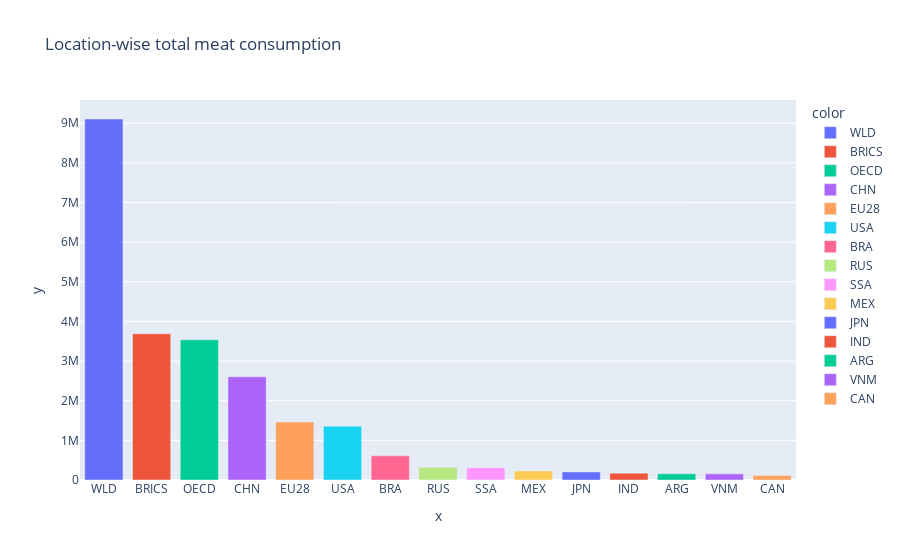

Notebook code for this chart:
### Markdown cell above
From the abpove figure, we can observe that **"WLD, BRICS, OECD, CHN, EU28" and "USA"** have very high meat consumptions. we can limit the graph to top 15 locations as follows

### Code cell
px.bar(val_count[:10],val_count[:15]['LOCATION'],val_count[:15]['Value'],color = val_count[:15]['LOCATION'],title = 'Location-wise total meat consumption')

### Figure 1 — Plotly figure (JSON) as saved in the notebook; plotly's stock layout.template omitted (floating-point values rounded to 4 significant figures)
{"data": [{"alignmentgroup": "True", "hovertemplate": "color=WLD<br>x=%{x}<br>y=%{y}<extra></extra>", "legendgroup": "WLD", "marker": {"color": "#636efa"}, "name": "WLD", "offsetgroup": "WLD", "orientation": "v", "showlegend": true, "textposition": "auto", "type": "bar", "x": ["WLD"], "xaxis": "x", "y": [9105000.0], "yaxis": "y"}, {"alignmentgroup": "True", "hovertemplate": "color=BRICS<br>x=%{x}<br>y=%{y}<extra></extra>", "legendgroup": "BRICS", "marker": {"color": "#EF553B"}, "name": "BRICS", "offsetgroup": "BRICS", "orientation": "v", "showlegend": true, "textposition": "auto", "type": "bar", "x": ["BRICS"], "xaxis": "x", "y": [3688000.0], "yaxis": "y"}, {"alignmentgroup": "True", "hovertemplate": "color=OECD<br>x=%{x}<br>y=%{y}<extra></extra>", "legendgroup": "OECD", "marker": {"color": "#00cc96"}, "name": "OECD", "offsetgroup": "OECD", "orientation": "v", "showlegend": true, "textposition": "auto", "type": "bar", "x": ["OECD"], "xaxis": "x", "y": [3536000.0], "yaxis": "y"}, {"alignmentgroup": "True", "hovertemplate": "color=CHN<br>x=%{x}<br>y=%{y}<extra></extra>", "legendgroup": "CHN", "marker": {"color": "#ab63fa"}, "name": "CHN", "offsetgroup": "CHN", "orientation": "v", "showlegend": true, "textposition": "auto", "type": "bar", "x": ["CHN"], "xaxis": "x", "y": [2604000.0], "yaxis": "y"}, {"alignmentgroup": "True", "hovertemplate": "color=EU28<br>x=%{x}<br>y=%{y}<extra></extra>", "legendgroup": "EU28", "marker": {"color": "#FFA15A"}, "name": "EU28", "offsetgroup": "EU28", "orientation": "v", "showlegend": true, "textposition": "auto", "type": "bar", "x": ["EU28"], "xaxis": "x", "y": [1464000.0], "yaxis": "y"}, {"alignmentgroup": "True", "hovertemplate": "color=USA<br>x=%{x}<br>y=%{y}<extra></extra>", "legendgroup": "USA", "marker": {"color": "#19d3f3"}, "name": "USA", "offsetgroup": "USA", "orientation": "v", "showlegend": true, "textposition": "auto", "type": "bar", "x": ["USA"], "xaxis": "x", "y": [1359000.0], "yaxis": "y"}, {"alignmentgroup": "True", "hovertemplate": "color=BRA<br>x=%{x}<br>y=%{y}<extra></extra>", "legendgroup": "BRA", "marker": {"color": "#FF6692"}, "name": "BRA", "offsetgroup": "BRA", "orientation": "v", "showlegend": true, "textposition": "auto", "type": "bar", "x": ["BRA"], "xaxis": "x", "y": [610100.0], "yaxis": "y"}, {"alignmentgroup": "True", "hovertemplate": "color=RUS<br>x=%{x}<br>y=%{y}<extra></extra>", "legendgroup": "RUS", "marker": {"color": "#B6E880"}, "name": "RUS", "offsetgroup": "RUS", "orientation": "v", "showlegend": true, "textposition": "auto", "type": "bar", "x": ["RUS"], "xaxis": "x", "y": [320500.0], "yaxis": "y"}, {"alignmentgroup": "True", "hovertemplate": "color=SSA<br>x=%{x}<br>y=%{y}<extra></extra>", "legendgroup": "SSA", "marker": {"color": "#FF97FF"}, "name": "SSA", "offsetgroup": "SSA", "orientation": "v", "showlegend": true, "textposition": "auto", "type": "bar", "x": ["SSA"], "xaxis": "x", "y": [307900.0], "yaxis": "y"}, {"alignmentgroup": "True", "hovertemplate": "color=MEX<br>x=%{x}<br>y=%{y}<extra></extra>", "legendgroup": "MEX", "marker": {"color": "#FECB52"}, "name": "MEX", "offsetgroup": "MEX", "orientation": "v", "showlegend": true, "textposition": "auto", "type": "bar", "x": ["MEX"], "xaxis": "x", "y": [226200.0], "yaxis": "y"}, {"alignmentgroup": "True", "hovertemplate": "color=JPN<br>x=%{x}<br>y=%{y}<extra></extra>", "legendgroup": "JPN", "marker": {"color": "#636efa"}, "name": "JPN", "offsetgroup": "JPN", "orientation": "v", "showlegend": true, "textposition": "auto", "type": "bar", "x": ["JPN"], "xaxis": "x", "y": [203800.0], "yaxis": "y"}, {"alignmentgroup": "True", "hovertemplate": "color=IND<br>x=%{x}<br>y=%{y}<extra></extra>", "legendgroup": "IND", "marker": {"color": "#EF553B"}, "name": "IND", "offsetgroup": "IND", "orientation": "v", "showlegend": true, "textposition": "auto", "type": "bar", "x": ["IND"], "xaxis": "x", "y": [171200.0], "yaxis": "y"}, {"alignmentgroup": "True", "hovertemplate": "color=ARG<br>x=%{x}<br>y=%{y}<extra></extra>", "legendgroup": "ARG", "marker": {"color": "#00cc96"}, "name": "ARG", "offsetgroup": "ARG", "orientation": "v", "showlegend": true, "textposition": "auto", "type": "bar", "x": ["ARG"], "xaxis": "x", "y": [157900.0], "yaxis": "y"}, {"alignmentgroup": "True", "hovertemplate": "color=VNM<br>x=%{x}<br>y=%{y}<extra></extra>", "legendgroup": "VNM", "marker": {"color": "#ab63fa"}, "name": "VNM", "offsetgroup": "VNM", "orientation": "v", "showlegend": true, "textposition": "auto", "type": "bar", "x": ["VNM"], "xaxis": "x", "y": [155000.0], "yaxis": "y"}, {"alignmentgroup": "True", "hovertemplate": "color=CAN<br>x=%{x}<br>y=%{y}<extra></extra>", "legendgroup": "CAN", "marker": {"color": "#FFA15A"}, "name": "CAN", "offsetgroup": "CAN", "orientation": "v", "showlegend": true, "textposition": "auto", "type": "bar", "x": ["CAN"], "xaxis": "x", "y": [115300.0], "yaxis": "y"}], "layout": {"barmode": "relative", "legend": {"title": {"text": "color"}, "tracegroupgap": 0}, "title": {"text": "Location-wise total meat consumption"}, "xaxis": {"anchor": "y", "domain": [0, 1], "title": {"text": "x"}}, "yaxis": {"anchor": "x", "domain": [0, 1], "title": {"text": "y"}}}}
